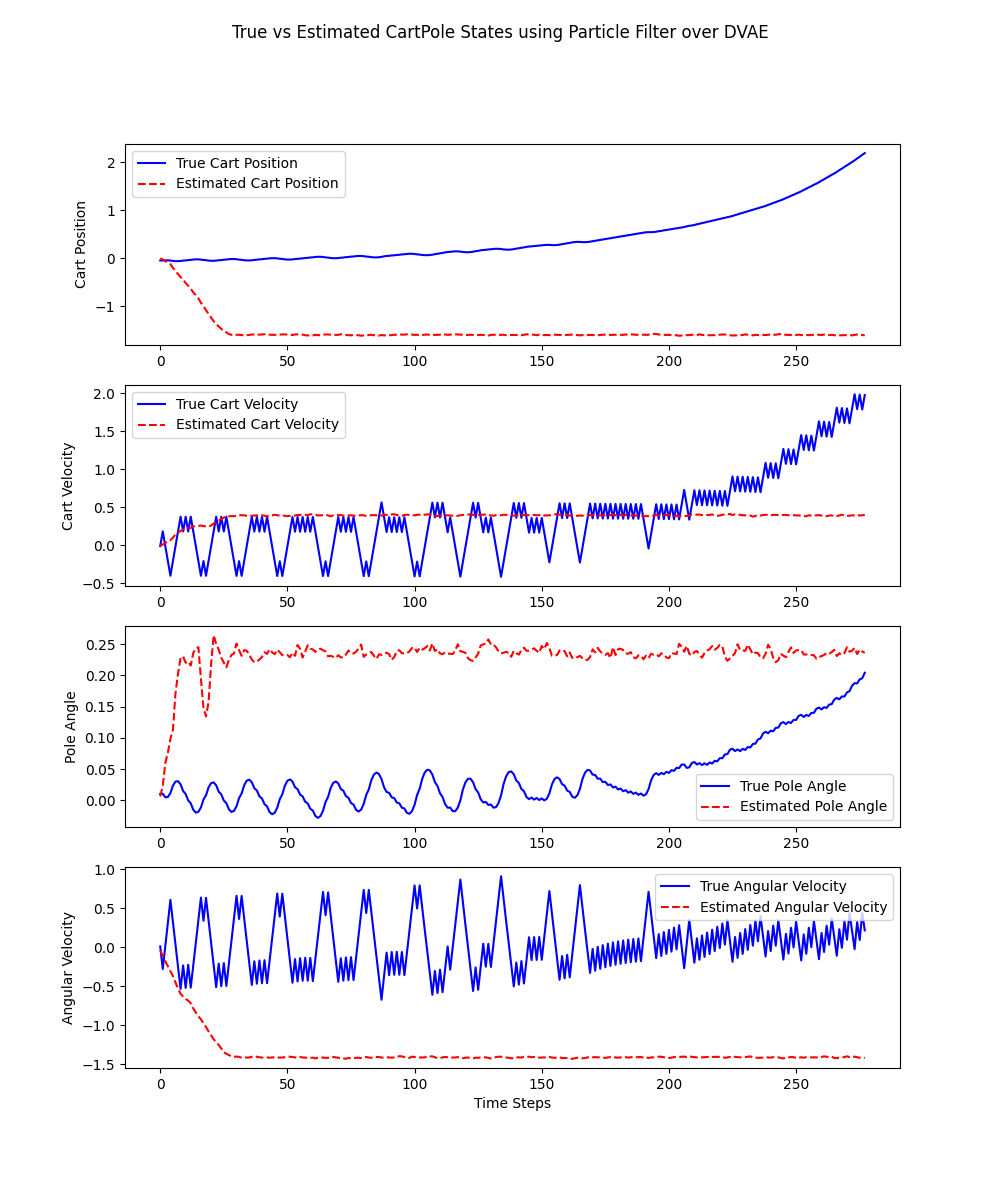

Python code for this plot:
from matplotlib import pyplot as plt
import gymnasium as gym
import cv2
import numpy as np
import torch
import torch.nn as nn
import torch.optim as optim
from torch.utils.data import Dataset, DataLoader
from stable_baselines3 import DQN

# ===========================
# 1. DATA COLLECTION
# ===========================

# Initialize the environment
env = gym.make("CartPole-v1", render_mode="rgb_array")


model = DQN("MlpPolicy", env, verbose=1)

model = DQN.load("dqn_cartpole")

# Storage for states and observations
observations = []
true_states = []

state, _ = env.reset()
done = False

while not done:
    action, _states = model.predict(state, deterministic=True)
    next_state, _, terminated, truncated, _ = env.step(action)
    
    # Capture frame and preprocess
    frame = env.render()
    frame = cv2.resize(frame, (64, 64))  # Resize for consistency
    frame = np.array(frame) / 255.0  # Normalize pixel values

    # Store data
    observations.append(frame)
    true_states.append(state)  # (cart position, velocity, pole angle, angular velocity)

    state = next_state
    done = terminated or truncated

env.close()

# Convert to NumPy arrays
observations = np.array(observations)  # Shape: (num_frames, 64, 64, 3)
true_states = np.array(true_states)  # Shape: (num_frames, 4)

# ===========================
# 2. DEFINE DVAE MODEL
# ===========================

class CartPoleDataset(Dataset):
    def __init__(self, observations, states):
        self.observations = torch.FloatTensor(observations).permute(0, 3, 1, 2)  # (N, C, H, W)
        self.states = torch.FloatTensor(states)
    
    def __len__(self):
        return len(self.observations) - 1  
    
    def __getitem__(self, idx):
        return self.observations[idx], self.observations[idx + 1], self.states[idx]

dataset = CartPoleDataset(observations, true_states) # Here Observation is image frames and true state is cartpole state
dataloader = DataLoader(dataset, batch_size=32, shuffle=True)

# Define Dynamic VAE (DVAE)
class DVAE(nn.Module):
    def __init__(self, latent_dim=4):  # 4D latent space for 4 states
        super(DVAE, self).__init__()
        
        # Encoder
        self.encoder = nn.Sequential(
            nn.Conv2d(3, 32, kernel_size=4, stride=2, padding=1), nn.ReLU(),
            nn.Conv2d(32, 64, kernel_size=4, stride=2, padding=1), nn.ReLU(),
            nn.Conv2d(64, 128, kernel_size=4, stride=2, padding=1), nn.ReLU(),
            nn.Flatten()
        )
        self.fc_mu = nn.Linear(128 * 8 * 8, latent_dim)
        self.fc_logvar = nn.Linear(128 * 8 * 8, latent_dim)

        # Temporal transition model (GRU)
        self.gru = nn.GRU(latent_dim, latent_dim, batch_first=True)

        # Decoder
        self.decoder_input = nn.Linear(latent_dim, 128 * 8 * 8)
        self.decoder = nn.Sequential(
            nn.ConvTranspose2d(128, 64, kernel_size=4, stride=2, padding=1), nn.ReLU(),
            nn.ConvTranspose2d(64, 32, kernel_size=4, stride=2, padding=1), nn.ReLU(),
            nn.ConvTranspose2d(32, 3, kernel_size=4, stride=2, padding=1), nn.Sigmoid()
        )

    def encode(self, x):
        x = self.encoder(x)
        mu, logvar = self.fc_mu(x), self.fc_logvar(x)
        return mu, logvar

    def reparameterize(self, mu, logvar):
        std = torch.exp(0.5 * logvar)
        eps = torch.randn_like(std)
        return mu + eps * std

    def transition(self, z):
        z = z.unsqueeze(1)  
        z, _ = self.gru(z)
        return z.squeeze(1)

    def decode(self, z):
        x = self.decoder_input(z).view(-1, 128, 8, 8)
        return self.decoder(x)

    def forward(self, x_t, x_tp1):
        mu_t, logvar_t = self.encode(x_t)
        mu_tp1, logvar_tp1 = self.encode(x_tp1)

        z_t = self.reparameterize(mu_t, logvar_t)
        z_tp1_pred = self.transition(z_t)

        recon_x_t = self.decode(z_t)
        recon_x_tp1 = self.decode(z_tp1_pred)

        return recon_x_t, recon_x_tp1, mu_tp1, logvar_tp1

# ===========================
# 3. TRAIN DVAE
# ===========================

device = torch.device("cuda" if torch.cuda.is_available() else "cpu")
dvae = DVAE(latent_dim=4).to(device)
optimizer = optim.Adam(dvae.parameters(), lr=0.001)
criterion = nn.MSELoss()

for epoch in range(10):  
    for x_t, x_tp1, _ in dataloader:
        x_t, x_tp1 = x_t.to(device), x_tp1.to(device)
        recon_x_t, recon_x_tp1, mu_tp1, logvar_tp1 = dvae(x_t, x_tp1)

        recon_loss = criterion(recon_x_t, x_t) + criterion(recon_x_tp1, x_tp1)
        kl_loss = -0.5 * torch.mean(1 + logvar_tp1 - mu_tp1.pow(2) - logvar_tp1.exp())
        loss = recon_loss + 0.001 * kl_loss

        optimizer.zero_grad()
        loss.backward()
        optimizer.step()

    print(f"Epoch {epoch + 1}, Loss: {loss.item()}")

# ===========================
# 4. PARTICLE FILTER
# ===========================

class ParticleFilter:
    def __init__(self, num_particles, latent_dim):
        self.num_particles = num_particles
        self.latent_dim = latent_dim
        self.particles = np.random.randn(num_particles, latent_dim) * 0.1
        self.weights = np.ones(num_particles) / num_particles

    def predict(self):
        self.particles += np.random.randn(self.num_particles, self.latent_dim) * 0.05  

    def update(self, observation, encoder):
        observation = torch.FloatTensor(observation).unsqueeze(0).permute(0, 3, 1, 2).to(device)
        with torch.no_grad():
            encoded_obs, _ = encoder(observation)
        encoded_obs = encoded_obs.cpu().numpy().flatten()
        distances = np.linalg.norm(self.particles - encoded_obs, axis=1)
        self.weights = np.exp(-distances**2 / 0.1)
        self.weights /= np.sum(self.weights)

    def resample(self):
        indices = np.random.choice(self.num_particles, size=self.num_particles, p=self.weights)
        self.particles = self.particles[indices]
        self.weights.fill(1.0 / self.num_particles)

    def estimate(self):
        return np.average(self.particles, weights=self.weights, axis=0)

# ===========================
# 5. STATE ESTIMATION
# ===========================

pf = ParticleFilter(num_particles=100, latent_dim=4)

estimated_states = []
for t in range(len(observations) - 1):
    pf.predict()
    pf.update(observations[t], dvae.encode)
    pf.resample()
    estimated_states.append(pf.estimate())

# print(f"Estimated CartPole States: {estimated_states}")

# Convert estimated states list to numpy array
estimated_states = np.array(estimated_states)

# Extract true and estimated states for plotting
time_steps = np.arange(len(true_states) - 1)  # Since we estimate one step less than total observations

true_positions = true_states[:-1, 0]  # Cart position
true_velocities = true_states[:-1, 1]  # Cart velocity
true_angles = true_states[:-1, 2]  # Pole angle
true_angular_velocities = true_states[:-1, 3]  # Pole angular velocity

estimated_positions = estimated_states[:, 0]
estimated_velocities = estimated_states[:, 1]
estimated_angles = estimated_states[:, 2]
estimated_angular_velocities = estimated_states[:, 3]

# Plot True vs Estimated States
fig, axs = plt.subplots(4, 1, figsize=(10, 12))

axs[0].plot(time_steps, true_positions, label="True Cart Position", color="blue")
axs[0].plot(time_steps, estimated_positions, label="Estimated Cart Position", linestyle="dashed", color="red")
axs[0].set_ylabel("Cart Position")
axs[0].legend()

axs[1].plot(time_steps, true_velocities, label="True Cart Velocity", color="blue")
axs[1].plot(time_steps, estimated_velocities, label="Estimated Cart Velocity", linestyle="dashed", color="red")
axs[1].set_ylabel("Cart Velocity")
axs[1].legend()

axs[2].plot(time_steps, true_angles, label="True Pole Angle", color="blue")
axs[2].plot(time_steps, estimated_angles, label="Estimated Pole Angle", linestyle="dashed", color="red")
axs[2].set_ylabel("Pole Angle")
axs[2].legend()

axs[3].plot(time_steps, true_angular_velocities, label="True Angular Velocity", color="blue")
axs[3].plot(time_steps, estimated_angular_velocities, label="Estimated Angular Velocity", linestyle="dashed", color="red")
axs[3].set_ylabel("Angular Velocity")
axs[3].set_xlabel("Time Steps")
axs[3].legend()

plt.suptitle("True vs Estimated CartPole States using Particle Filter over DVAE")
plt.savefig("test.png")

